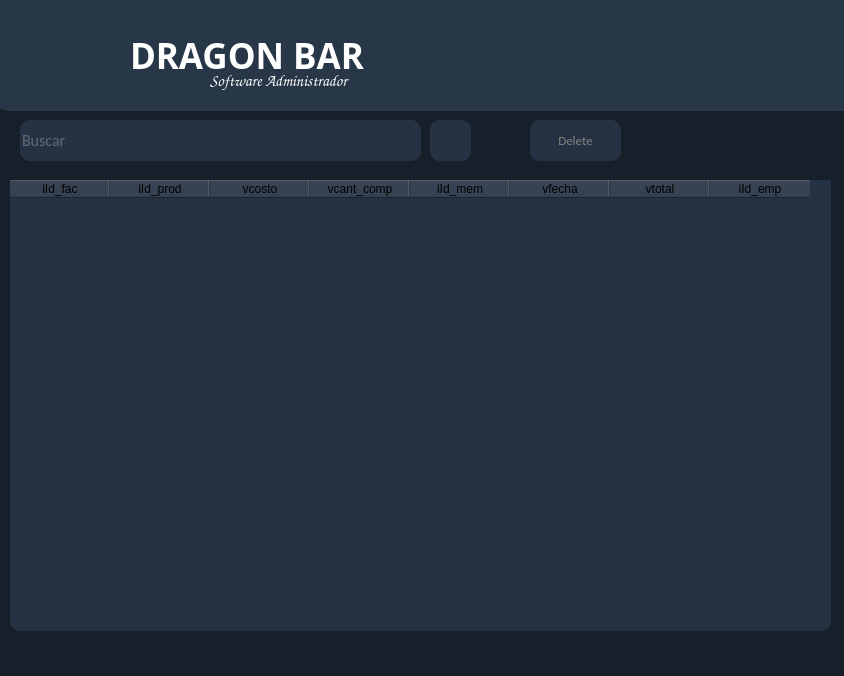
<?xml version="1.0" encoding="UTF-8"?>
<ui version="4.0">
 <class>MainWindow</class>
 <widget class="QMainWindow" name="MainWindow">
  <property name="geometry">
   <rect>
    <x>0</x>
    <y>0</y>
    <width>844</width>
    <height>676</height>
   </rect>
  </property>
  <property name="windowTitle">
   <string>View Sale</string>
  </property>
  <property name="windowIcon">
   <iconset>
    <normaloff>Icons/DRAGONN.ico</normaloff>Icons/DRAGONN.ico</iconset>
  </property>
  <property name="styleSheet">
   <string notr="true">background-color:rgb(23, 32, 42);</string>
  </property>
  <widget class="QWidget" name="centralwidget">
   <widget class="QTableWidget" name="table_venta">
    <property name="geometry">
     <rect>
      <x>10</x>
      <y>180</y>
      <width>821</width>
      <height>451</height>
     </rect>
    </property>
    <property name="styleSheet">
     <string notr="true">background-color:rgb(37, 50, 67);color:black;
border-radius:10px;</string>
    </property>
    <column>
     <property name="text">
      <string>iId_fac</string>
     </property>
    </column>
    <column>
     <property name="text">
      <string>iId_prod</string>
     </property>
    </column>
    <column>
     <property name="text">
      <string>vcosto</string>
     </property>
    </column>
    <column>
     <property name="text">
      <string>vcant_comp</string>
     </property>
    </column>
    <column>
     <property name="text">
      <string>iId_mem</string>
     </property>
    </column>
    <column>
     <property name="text">
      <string>vfecha</string>
     </property>
    </column>
    <column>
     <property name="text">
      <string>vtotal</string>
     </property>
    </column>
    <column>
     <property name="text">
      <string>iId_emp</string>
     </property>
    </column>
   </widget>
   <widget class="QFrame" name="frame">
    <property name="geometry">
     <rect>
      <x>-10</x>
      <y>0</y>
      <width>881</width>
      <height>111</height>
     </rect>
    </property>
    <property name="styleSheet">
     <string notr="true">background-color:rgb(40, 55, 71);
border-radius:20px;
</string>
    </property>
    <property name="frameShape">
     <enum>QFrame::StyledPanel</enum>
    </property>
    <property name="frameShadow">
     <enum>QFrame::Raised</enum>
    </property>
    <widget class="QLabel" name="label">
     <property name="geometry">
      <rect>
       <x>-10</x>
       <y>0</y>
       <width>141</width>
       <height>101</height>
      </rect>
     </property>
     <property name="text">
      <string/>
     </property>
     <property name="pixmap">
      <pixmap>Icons/DRAGONN.ico</pixmap>
     </property>
    </widget>
    <widget class="QLabel" name="label_usuario_2">
     <property name="geometry">
      <rect>
       <x>220</x>
       <y>70</y>
       <width>191</width>
       <height>21</height>
      </rect>
     </property>
     <property name="font">
      <font>
       <family>Comic Sans MS</family>
       <pointsize>12</pointsize>
       <weight>50</weight>
       <bold>false</bold>
      </font>
     </property>
     <property name="styleSheet">
      <string notr="true">color:white;
border-radius:5px;</string>
     </property>
     <property name="text">
      <string>Software Administrador</string>
     </property>
    </widget>
    <widget class="QLabel" name="label_2">
     <property name="geometry">
      <rect>
       <x>140</x>
       <y>30</y>
       <width>271</width>
       <height>51</height>
      </rect>
     </property>
     <property name="font">
      <font>
       <family>Arial Black</family>
       <pointsize>26</pointsize>
       <weight>75</weight>
       <bold>true</bold>
      </font>
     </property>
     <property name="styleSheet">
      <string notr="true">color:white;</string>
     </property>
     <property name="text">
      <string>DRAGON BAR</string>
     </property>
    </widget>
    <zorder>label</zorder>
    <zorder>label_2</zorder>
    <zorder>label_usuario_2</zorder>
   </widget>
   <widget class="QLineEdit" name="text_venta">
    <property name="geometry">
     <rect>
      <x>20</x>
      <y>120</y>
      <width>401</width>
      <height>41</height>
     </rect>
    </property>
    <property name="font">
     <font>
      <family>Calibri</family>
      <pointsize>12</pointsize>
     </font>
    </property>
    <property name="styleSheet">
     <string notr="true">background-color:rgb(37, 50, 67);color:rgb(162, 162, 162);
border-radius:10px;</string>
    </property>
    <property name="maxLength">
     <number>4</number>
    </property>
    <property name="alignment">
     <set>Qt::AlignLeading|Qt::AlignLeft|Qt::AlignVCenter</set>
    </property>
    <property name="placeholderText">
     <string>Buscar</string>
    </property>
   </widget>
   <widget class="QPushButton" name="btn_buscar">
    <property name="enabled">
     <bool>true</bool>
    </property>
    <property name="geometry">
     <rect>
      <x>430</x>
      <y>120</y>
      <width>41</width>
      <height>41</height>
     </rect>
    </property>
    <property name="font">
     <font>
      <family>Calibri</family>
      <pointsize>10</pointsize>
     </font>
    </property>
    <property name="cursor">
     <cursorShape>PointingHandCursor</cursorShape>
    </property>
    <property name="styleSheet">
     <string notr="true">QPushButton{
background-color:rgb(37, 50, 67);color:gray;
border-radius:10px;
}

QPushButton:hover{
background-color:rgb(159, 159, 159);

}</string>
    </property>
    <property name="text">
     <string/>
    </property>
    <property name="icon">
     <iconset>
      <normaloff>Icons/buscar.ico</normaloff>Icons/buscar.ico</iconset>
    </property>
   </widget>
   <widget class="QPushButton" name="btn_delete">
    <property name="enabled">
     <bool>true</bool>
    </property>
    <property name="geometry">
     <rect>
      <x>530</x>
      <y>120</y>
      <width>91</width>
      <height>41</height>
     </rect>
    </property>
    <property name="font">
     <font>
      <family>Calibri</family>
      <pointsize>10</pointsize>
     </font>
    </property>
    <property name="cursor">
     <cursorShape>PointingHandCursor</cursorShape>
    </property>
    <property name="styleSheet">
     <string notr="true">QPushButton{
background-color:rgb(37, 50, 67);color:gray;
border-radius:10px;
}

QPushButton:hover{
background-color:rgb(159, 159, 159);

}</string>
    </property>
    <property name="text">
     <string>Delete</string>
    </property>
   </widget>
  </widget>
  <widget class="QStatusBar" name="statusbar"/>
 </widget>
 <resources/>
 <connections/>
</ui>
